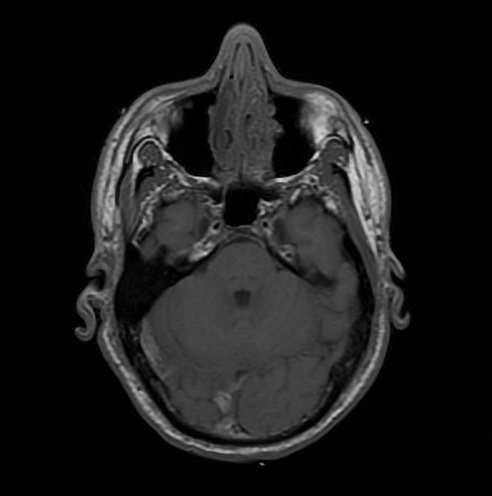
#> input picture spatialfilter/Figures/vhuman_t1.png, 492 x 496 px
$ python lapgaufilter.py
#> lines starting #> are read from the running program, lines starting #| are printed output that depends on the picture
import cv2
import scipy.ndimage

# Opening the image.
a = cv2.imread('../Figures/vhuman_t1.png')
#> a is the input picture: shape (496, 492, 3); mean B, G, R 26.6, 26.6, 26.6
# Performing Laplacian of Gaussian.
b = scipy.ndimage.filters.gaussian_laplace(a, sigma=1, mode='reflect')
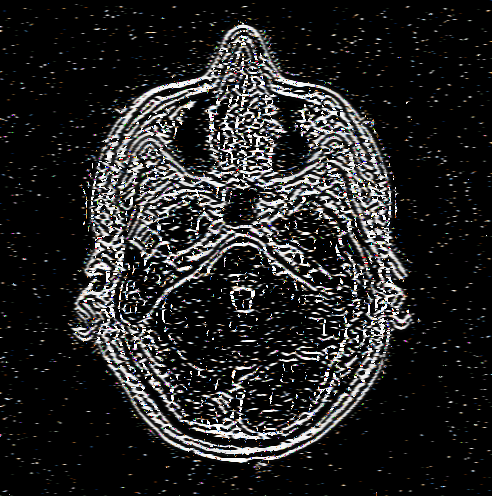
#> b: shape (496, 492, 3); mean B, G, R 36.3, 36.4, 36.4
cv2.imwrite('../Figures/log_vh1.png', b)

$ run again, with spatialfilter/Figures/ct_saltandpepper.png copied over spatialfilter/Figures/vhuman_t1.png
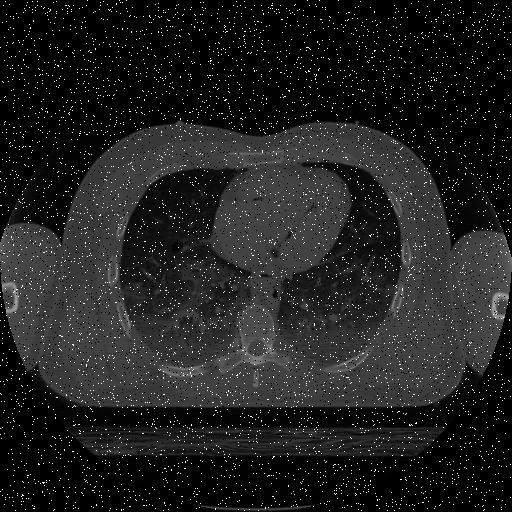
#> input picture spatialfilter/Figures/ct_saltandpepper.png, 512 x 512 px
#> a is the input picture: shape (512, 512, 3); min 0, max 255, mean 31.8
#> `b = scipy.ndimage.filters.gaussian_laplace(a, sigma=1, mode='reflect')`:
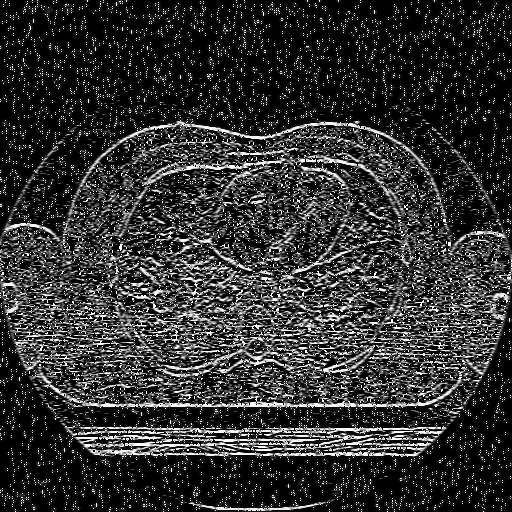
#> b: shape (512, 512, 3); min 0, max 255, mean 49.2
